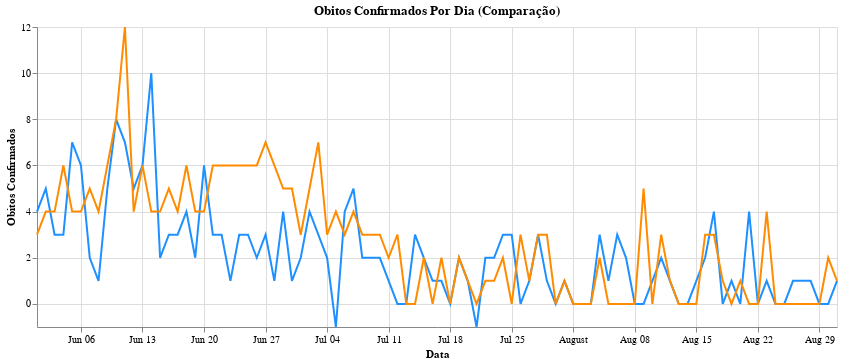

The code cell stored with this chart in its notebook:
### Markdown cell above
# Comparando os dados Federais e Municipais

### Code cell
graph_comp_obitosPorDia = graph_df_obitosPorDia + graph_dm_obitosPorDia
graph_comp_obitosPorDia.properties(
    title='Obitos Confirmados Por Dia (Comparação)'
)

### Figure 1 — Vega-Lite specification as saved in the notebook (floating-point values rounded to 4 significant figures)
{"config": {"view": {"continuousWidth": 400, "continuousHeight": 300}}, "layer": [{"data": {"name": "data-663376b4f0b5fa365fcd58d2514a196e"}, "mark": "line", "encoding": {"color": {"value": "dodgerblue"}, "x": {"type": "temporal", "field": "data", "title": "Data"}, "y": {"type": "quantitative", "field": "obitos_confirmados", "title": "Obitos Confirmados"}}, "title": "Obitos Confirmados por Dia (Base Federal)", "width": 800}, {"data": {"name": "data-86e69fd79068368654854438faa44432"}, "mark": "line", "encoding": {"color": {"value": "darkorange"}, "x": {"type": "temporal", "field": "data", "title": "Data"}, "y": {"type": "quantitative", "field": "obitos_confirmados", "title": "Obitos Confirmados"}}, "title": "Obitos Confirmados por Dia (Base Municipal)", "width": 800}], "title": "Obitos Confirmados Por Dia (Comparação)", "$schema": "https://vega.github.io/schema/vega-lite/v4.8.1.json", "datasets": {"data-663376b4f0b5fa365fcd58d2514a196e": [{"data": "2021-06-01", "obitos_confirmados": 4, "media_movel": null}, {"data": "2021-06-02", "obitos_confirmados": 5, "media_movel": null}, {"data": "2021-06-03", "obitos_confirmados": 3, "media_movel": null}, {"data": "2021-06-04", "obitos_confirmados": 3, "media_movel": null}, {"data": "2021-06-05", "obitos_confirmados": 7, "media_movel": null}, {"data": "2021-06-06", "obitos_confirmados": 6, "media_movel": null}, {"data": "2021-06-07", "obitos_confirmados": 2, "media_movel": 4.286}, {"data": "2021-06-08", "obitos_confirmados": 1, "media_movel": 3.857}, {"data": "2021-06-09", "obitos_confirmados": 5, "media_movel": 3.857}, {"data": "2021-06-10", "obitos_confirmados": 8, "media_movel": 4.571}, {"data": "2021-06-11", "obitos_confirmados": 7, "media_movel": 5.143}, {"data": "2021-06-12", "obitos_confirmados": 5, "media_movel": 4.857}, {"data": "2021-06-13", "obitos_confirmados": 6, "media_movel": 4.857}, {"data": "2021-06-14", "obitos_confirmados": 10, "media_movel": 6.0}, {"data": "2021-06-15", "obitos_confirmados": 2, "media_movel": 6.143}, {"data": "2021-06-16", "obitos_confirmados": 3, "media_movel": 5.857}, {"data": "2021-06-17", "obitos_confirmados": 3, "media_movel": 5.143}, {"data": "2021-06-18", "obitos_confirmados": 4, "media_movel": 4.714}, {"data": "2021-06-19", "obitos_confirmados": 2, "media_movel": 4.286}, {"data": "2021-06-20", "obitos_confirmados": 6, "media_movel": 4.286}, {"data": "2021-06-21", "obitos_confirmados": 3, "media_movel": 3.286}, {"data": "2021-06-22", "obitos_confirmados": 3, "media_movel": 3.429}, {"data": "2021-06-23", "obitos_confirmados": 1, "media_movel": 3.143}, {"data": "2021-06-24", "obitos_confirmados": 3, "media_movel": 3.143}, {"data": "2021-06-25", "obitos_confirmados": 3, "media_movel": 3.0}, {"data": "2021-06-26", "obitos_confirmados": 2, "media_movel": 3.0}, {"data": "2021-06-27", "obitos_confirmados": 3, "media_movel": 2.571}, {"data": "2021-06-28", "obitos_confirmados": 1, "media_movel": 2.286}, {"data": "2021-06-29", "obitos_confirmados": 4, "media_movel": 2.429}, {"data": "2021-06-30", "obitos_confirmados": 1, "media_movel": 2.429}, {"data": "2021-07-01", "obitos_confirmados": 2, "media_movel": 2.286}, {"data": "2021-07-02", "obitos_confirmados": 4, "media_movel": 2.429}, {"data": "2021-07-03", "obitos_confirmados": 3, "media_movel": 2.571}, {"data": "2021-07-04", "obitos_confirmados": 2, "media_movel": 2.429}, {"data": "2021-07-05", "obitos_confirmados": -1, "media_movel": 2.143}, {"data": "2021-07-06", "obitos_confirmados": 4, "media_movel": 2.143}, {"data": "2021-07-07", "obitos_confirmados": 5, "media_movel": 2.714}, {"data": "2021-07-08", "obitos_confirmados": 2, "media_movel": 2.714}, {"data": "2021-07-09", "obitos_confirmados": 2, "media_movel": 2.429}, {"data": "2021-07-10", "obitos_confirmados": 2, "media_movel": 2.286}, {"data": "2021-07-11", "obitos_confirmados": 1, "media_movel": 2.143}, {"data": "2021-07-12", "obitos_confirmados": 0, "media_movel": 2.286}, {"data": "2021-07-13", "obitos_confirmados": 0, "media_movel": 1.714}, {"data": "2021-07-14", "obitos_confirmados": 3, "media_movel": 1.429}, {"data": "2021-07-15", "obitos_confirmados": 2, "media_movel": 1.429}, {"data": "2021-07-16", "obitos_confirmados": 1, "media_movel": 1.286}, {"data": "2021-07-17", "obitos_confirmados": 1, "media_movel": 1.143}, {"data": "2021-07-18", "obitos_confirmados": 0, "media_movel": 1.0}, {"data": "2021-07-19", "obitos_confirmados": 2, "media_movel": 1.286}, {"data": "2021-07-20", "obitos_confirmados": 1, "media_movel": 1.429}, {"data": "2021-07-21", "obitos_confirmados": -1, "media_movel": 0.8571}, {"data": "2021-07-22", "obitos_confirmados": 2, "media_movel": 0.8571}, {"data": "2021-07-23", "obitos_confirmados": 2, "media_movel": 1.0}, {"data": "2021-07-24", "obitos_confirmados": 3, "media_movel": 1.286}, {"data": "2021-07-25", "obitos_confirmados": 3, "media_movel": 1.714}, {"data": "2021-07-26", "obitos_confirmados": 0, "media_movel": 1.429}, {"data": "2021-07-27", "obitos_confirmados": 1, "media_movel": 1.429}, {"data": "2021-07-28", "obitos_confirmados": 3, "media_movel": 2.0}, {"data": "2021-07-29", "obitos_confirmados": 1, "media_movel": 1.857}, {"data": "2021-07-30", "obitos_confirmados": 0, "media_movel": 1.571}, {"data": "2021-07-31", "obitos_confirmados": 1, "media_movel": 1.286}, {"data": "2021-08-01", "obitos_confirmados": 0, "media_movel": 0.8571}, {"data": "2021-08-02", "obitos_confirmados": 0, "media_movel": 0.8571}, {"data": "2021-08-03", "obitos_confirmados": 0, "media_movel": 0.7143}, {"data": "2021-08-04", "obitos_confirmados": 3, "media_movel": 0.7143}, {"data": "2021-08-05", "obitos_confirmados": 1, "media_movel": 0.7143}, {"data": "2021-08-06", "obitos_confirmados": 3, "media_movel": 1.143}, {"data": "2021-08-07", "obitos_confirmados": 2, "media_movel": 1.286}, {"data": "2021-08-08", "obitos_confirmados": 0, "media_movel": 1.286}, {"data": "2021-08-09", "obitos_confirmados": 0, "media_movel": 1.286}, {"data": "2021-08-10", "obitos_confirmados": 1, "media_movel": 1.429}, {"data": "2021-08-11", "obitos_confirmados": 2, "media_movel": 1.286}, {"data": "2021-08-12", "obitos_confirmados": 1, "media_movel": 1.286}, {"data": "2021-08-13", "obitos_confirmados": 0, "media_movel": 0.8571}, {"data": "2021-08-14", "obitos_confirmados": 0, "media_movel": 0.5714}, {"data": "2021-08-15", "obitos_confirmados": 1, "media_movel": 0.7143}, {"data": "2021-08-16", "obitos_confirmados": 2, "media_movel": 1.0}, {"data": "2021-08-17", "obitos_confirmados": 4, "media_movel": 1.429}, {"data": "2021-08-18", "obitos_confirmados": 0, "media_movel": 1.143}, {"data": "2021-08-19", "obitos_confirmados": 1, "media_movel": 1.143}, {"data": "2021-08-20", "obitos_confirmados": 0, "media_movel": 1.143}, {"data": "2021-08-21", "obitos_confirmados": 4, "media_movel": 1.714}, {"data": "2021-08-22", "obitos_confirmados": 0, "media_movel": 1.571}, {"data": "2021-08-23", "obitos_confirmados": 1, "media_movel": 1.429}, {"data": "2021-08-24", "obitos_confirmados": 0, "media_movel": 0.8571}, {"data": "2021-08-25", "obitos_confirmados": 0, "media_movel": 0.8571}, {"data": "2021-08-26", "obitos_confirmados": 1, "media_movel": 0.8571}, {"data": "2021-08-27", "obitos_confirmados": 1, "media_movel": 1.0}, {"data": "2021-08-28", "obitos_confirmados": 1, "media_movel": 0.5714}, {"data": "2021-08-29", "obitos_confirmados": 0, "media_movel": 0.5714}, {"data": "2021-08-30", "obitos_confirmados": 0, "media_movel": 0.4286}, {"data": "2021-08-31", "obitos_confirmados": 1, "media_movel": 0.5714}], "data-86e69fd79068368654854438faa44432": [{"data": "2021-06-01", "obitos_confirmados": 3, "media_movel": null}, {"data": "2021-06-02", "obitos_confirmados": 4, "media_movel": null}, {"data": "2021-06-03", "obitos_confirmados": 4, "media_movel": null}, {"data": "2021-06-04", "obitos_confirmados": 6, "media_movel": null}, {"data": "2021-06-05", "obitos_confirmados": 4, "media_movel": null}, {"data": "2021-06-06", "obitos_confirmados": 4, "media_movel": null}, {"data": "2021-06-07", "obitos_confirmados": 5, "media_movel": 4.286}, {"data": "2021-06-08", "obitos_confirmados": 4, "media_movel": 4.429}, {"data": "2021-06-09", "obitos_confirmados": 6, "media_movel": 4.714}, {"data": "2021-06-10", "obitos_confirmados": 8, "media_movel": 5.286}, {"data": "2021-06-11", "obitos_confirmados": 12, "media_movel": 6.143}, {"data": "2021-06-12", "obitos_confirmados": 4, "media_movel": 6.143}, {"data": "2021-06-13", "obitos_confirmados": 6, "media_movel": 6.429}, {"data": "2021-06-14", "obitos_confirmados": 4, "media_movel": 6.286}, {"data": "2021-06-15", "obitos_confirmados": 4, "media_movel": 6.286}, {"data": "2021-06-16", "obitos_confirmados": 5, "media_movel": 6.143}, {"data": "2021-06-17", "obitos_confirmados": 4, "media_movel": 5.571}, {"data": "2021-06-18", "obitos_confirmados": 6, "media_movel": 4.714}, {"data": "2021-06-19", "obitos_confirmados": 4, "media_movel": 4.714}, {"data": "2021-06-20", "obitos_confirmados": 4, "media_movel": 4.429}, {"data": "2021-06-21", "obitos_confirmados": 6, "media_movel": 4.714}, {"data": "2021-06-22", "obitos_confirmados": 6, "media_movel": 5.0}, {"data": "2021-06-23", "obitos_confirmados": 6, "media_movel": 5.143}, {"data": "2021-06-24", "obitos_confirmados": 6, "media_movel": 5.429}, {"data": "2021-06-25", "obitos_confirmados": 6, "media_movel": 5.429}, {"data": "2021-06-26", "obitos_confirmados": 6, "media_movel": 5.714}, {"data": "2021-06-27", "obitos_confirmados": 7, "media_movel": 6.143}, {"data": "2021-06-28", "obitos_confirmados": 6, "media_movel": 6.143}, {"data": "2021-06-29", "obitos_confirmados": 5, "media_movel": 6.0}, {"data": "2021-06-30", "obitos_confirmados": 5, "media_movel": 5.857}, {"data": "2021-07-01", "obitos_confirmados": 3, "media_movel": 5.429}, {"data": "2021-07-03", "obitos_confirmados": 7, "media_movel": 5.571}, {"data": "2021-07-04", "obitos_confirmados": 3, "media_movel": 5.143}, {"data": "2021-07-05", "obitos_confirmados": 4, "media_movel": 4.714}, {"data": "2021-07-06", "obitos_confirmados": 3, "media_movel": 4.286}, {"data": "2021-07-07", "obitos_confirmados": 4, "media_movel": 4.143}, {"data": "2021-07-08", "obitos_confirmados": 3, "media_movel": 3.857}, {"data": "2021-07-09", "obitos_confirmados": 3, "media_movel": 3.857}, {"data": "2021-07-10", "obitos_confirmados": 3, "media_movel": 3.286}, {"data": "2021-07-11", "obitos_confirmados": 2, "media_movel": 3.143}, {"data": "2021-07-12", "obitos_confirmados": 3, "media_movel": 3.0}, {"data": "2021-07-13", "obitos_confirmados": 0, "media_movel": 2.571}, {"data": "2021-07-14", "obitos_confirmados": 0, "media_movel": 2.0}, {"data": "2021-07-15", "obitos_confirmados": 2, "media_movel": 1.857}, {"data": "2021-07-16", "obitos_confirmados": 0, "media_movel": 1.429}, {"data": "2021-07-17", "obitos_confirmados": 2, "media_movel": 1.286}, {"data": "2021-07-18", "obitos_confirmados": 0, "media_movel": 1.0}, {"data": "2021-07-19", "obitos_confirmados": 2, "media_movel": 0.8571}, {"data": "2021-07-20", "obitos_confirmados": 1, "media_movel": 1.0}, {"data": "2021-07-21", "obitos_confirmados": 0, "media_movel": 1.0}, {"data": "2021-07-22", "obitos_confirmados": 1, "media_movel": 0.8571}, {"data": "2021-07-23", "obitos_confirmados": 1, "media_movel": 1.0}, {"data": "2021-07-24", "obitos_confirmados": 2, "media_movel": 1.0}, {"data": "2021-07-25", "obitos_confirmados": 0, "media_movel": 1.0}, {"data": "2021-07-26", "obitos_confirmados": 3, "media_movel": 1.143}, {"data": "2021-07-27", "obitos_confirmados": 1, "media_movel": 1.143}, {"data": "2021-07-28", "obitos_confirmados": 3, "media_movel": 1.571}, {"data": "2021-07-29", "obitos_confirmados": 3, "media_movel": 1.857}, {"data": "2021-07-30", "obitos_confirmados": 0, "media_movel": 1.714}, {"data": "2021-07-31", "obitos_confirmados": 1, "media_movel": 1.571}, {"data": "2021-08-01", "obitos_confirmados": 0, "media_movel": 1.571}, {"data": "2021-08-02", "obitos_confirmados": 0, "media_movel": 1.143}, {"data": "2021-08-03", "obitos_confirmados": 0, "media_movel": 1.0}, {"data": "2021-08-04", "obitos_confirmados": 2, "media_movel": 0.8571}, {"data": "2021-08-05", "obitos_confirmados": 0, "media_movel": 0.4286}, {"data": "2021-08-06", "obitos_confirmados": 0, "media_movel": 0.4286}, {"data": "2021-08-07", "obitos_confirmados": 0, "media_movel": 0.2857}, {"data": "2021-08-08", "obitos_confirmados": 0, "media_movel": 0.2857}, {"data": "2021-08-09", "obitos_confirmados": 5, "media_movel": 1.0}, {"data": "2021-08-10", "obitos_confirmados": 0, "media_movel": 1.0}, {"data": "2021-08-11", "obitos_confirmados": 3, "media_movel": 1.143}, {"data": "2021-08-12", "obitos_confirmados": 1, "media_movel": 1.286}, {"data": "2021-08-13", "obitos_confirmados": 0, "media_movel": 1.286}, {"data": "2021-08-14", "obitos_confirmados": 0, "media_movel": 1.286}, {"data": "2021-08-15", "obitos_confirmados": 0, "media_movel": 1.286}, {"data": "2021-08-16", "obitos_confirmados": 3, "media_movel": 1.0}, {"data": "2021-08-17", "obitos_confirmados": 3, "media_movel": 1.429}, {"data": "2021-08-18", "obitos_confirmados": 1, "media_movel": 1.143}, {"data": "2021-08-19", "obitos_confirmados": 0, "media_movel": 1.0}, {"data": "2021-08-20", "obitos_confirmados": 1, "media_movel": 1.143}, {"data": "2021-08-21", "obitos_confirmados": 0, "media_movel": 1.143}, {"data": "2021-08-22", "obitos_confirmados": 0, "media_movel": 1.143}, {"data": "2021-08-23", "obitos_confirmados": 4, "media_movel": 1.286}, {"data": "2021-08-24", "obitos_confirmados": 0, "media_movel": 0.8571}, {"data": "2021-08-25", "obitos_confirmados": 0, "media_movel": 0.7143}, {"data": "2021-08-26", "obitos_confirmados": 0, "media_movel": 0.7143}, {"data": "2021-08-27", "obitos_confirmados": 0, "media_movel": 0.5714}, {"data": "2021-08-28", "obitos_confirmados": 0, "media_movel": 0.5714}, {"data": "2021-08-29", "obitos_confirmados": 0, "media_movel": 0.5714}, {"data": "2021-08-30", "obitos_confirmados": 2, "media_movel": 0.2857}, {"data": "2021-08-31", "obitos_confirmados": 1, "media_movel": 0.4286}]}}
